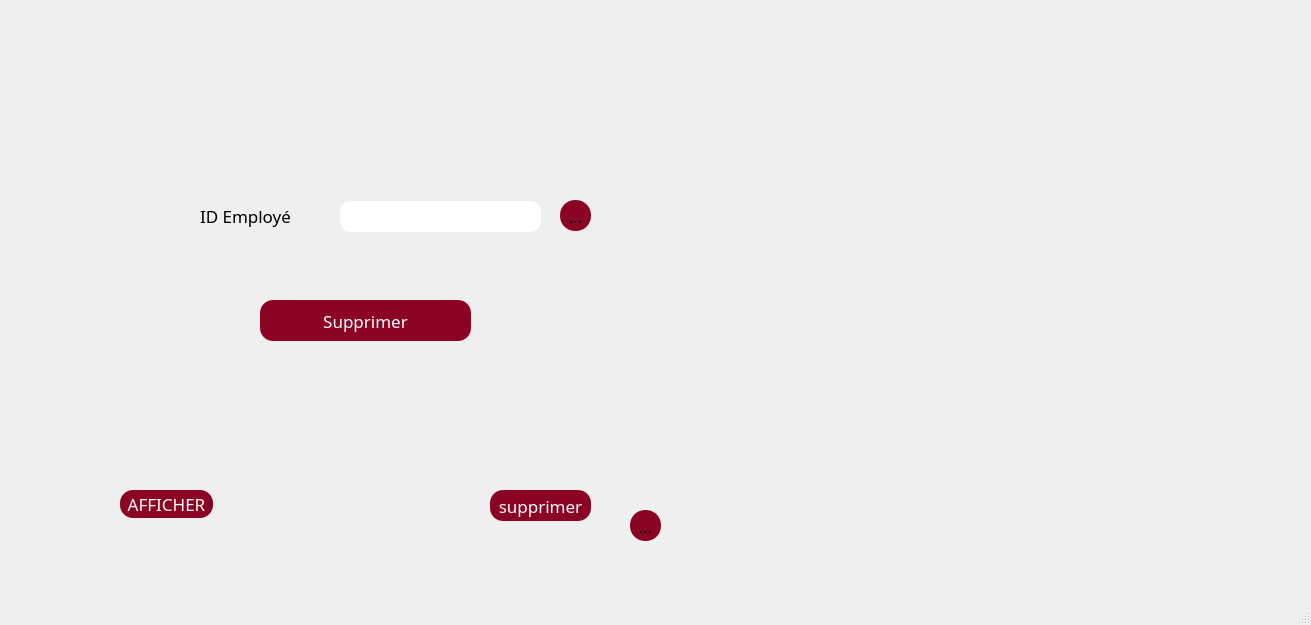
<?xml version="1.0" encoding="UTF-8"?>
<ui version="4.0">
 <class>MainWindow</class>
 <widget class="QMainWindow" name="MainWindow">
  <property name="geometry">
   <rect>
    <x>0</x>
    <y>0</y>
    <width>1311</width>
    <height>625</height>
   </rect>
  </property>
  <property name="windowTitle">
   <string>MainWindow</string>
  </property>
  <property name="styleSheet">
   <string notr="true">QtabWidget{
border-radius:30px;
border-color:rgb(0, 0, 0)
}
*{
font-family:century gothic;
font-size:17px;
}
QLineEdit
{
border-radius:11px;
border-color:rgb(0, 0, 0);

}
QPushButton
{
background:rgb(139, 4, 35);
border-radius:13px;
color:rgb(255, 255, 255);
}
QPushButton:hover
{
background:rgb(216, 5, 37);
border-radius:13px;
color:rgb(255, 255, 255);
}

QToolButton{
background:rgb(139, 4, 35);
border-radius:15px;
}
QToolButton:hover{
background:rgb(216, 5, 37);
border-radius:15px;
}
</string>
  </property>
  <widget class="QWidget" name="centralwidget">
   <widget class="QStackedWidget" name="stackedWidget">
    <property name="enabled">
     <bool>true</bool>
    </property>
    <property name="geometry">
     <rect>
      <x>110</x>
      <y>70</y>
      <width>1071</width>
      <height>421</height>
     </rect>
    </property>
    <property name="styleSheet">
     <string notr="true"/>
    </property>
    <property name="currentIndex">
     <number>4</number>
    </property>
    <widget class="QWidget" name="stackedWidgetPage1">
     <widget class="QLabel" name="label">
      <property name="geometry">
       <rect>
        <x>90</x>
        <y>40</y>
        <width>151</width>
        <height>31</height>
       </rect>
      </property>
      <property name="text">
       <string>ID_ACTIVITE</string>
      </property>
     </widget>
     <widget class="QLabel" name="label_2">
      <property name="geometry">
       <rect>
        <x>90</x>
        <y>90</y>
        <width>56</width>
        <height>31</height>
       </rect>
      </property>
      <property name="text">
       <string>Titre</string>
      </property>
     </widget>
     <widget class="QLabel" name="label_3">
      <property name="geometry">
       <rect>
        <x>90</x>
        <y>140</y>
        <width>131</width>
        <height>31</height>
       </rect>
      </property>
      <property name="text">
       <string>Date_activite</string>
      </property>
     </widget>
     <widget class="QLabel" name="label_4">
      <property name="geometry">
       <rect>
        <x>90</x>
        <y>190</y>
        <width>151</width>
        <height>31</height>
       </rect>
      </property>
      <property name="text">
       <string>localisation</string>
      </property>
     </widget>
     <widget class="QLabel" name="label_5">
      <property name="geometry">
       <rect>
        <x>90</x>
        <y>240</y>
        <width>111</width>
        <height>31</height>
       </rect>
      </property>
      <property name="text">
       <string>type_activite</string>
      </property>
     </widget>
     <widget class="QLineEdit" name="LE_ID">
      <property name="geometry">
       <rect>
        <x>230</x>
        <y>41</y>
        <width>201</width>
        <height>31</height>
       </rect>
      </property>
     </widget>
     <widget class="QLineEdit" name="LE_TITRE">
      <property name="geometry">
       <rect>
        <x>230</x>
        <y>91</y>
        <width>201</width>
        <height>31</height>
       </rect>
      </property>
     </widget>
     <widget class="QLineEdit" name="LE_DATE">
      <property name="geometry">
       <rect>
        <x>230</x>
        <y>141</y>
        <width>201</width>
        <height>31</height>
       </rect>
      </property>
     </widget>
     <widget class="QLineEdit" name="LE_LOCALISATION">
      <property name="geometry">
       <rect>
        <x>230</x>
        <y>191</y>
        <width>201</width>
        <height>31</height>
       </rect>
      </property>
     </widget>
     <widget class="QLineEdit" name="LE_TYPE">
      <property name="geometry">
       <rect>
        <x>230</x>
        <y>241</y>
        <width>201</width>
        <height>31</height>
       </rect>
      </property>
     </widget>
     <widget class="QPushButton" name="ajouteractivite">
      <property name="geometry">
       <rect>
        <x>150</x>
        <y>310</y>
        <width>211</width>
        <height>41</height>
       </rect>
      </property>
      <property name="text">
       <string>Ajouter</string>
      </property>
     </widget>
    </widget>
    <widget class="QWidget" name="page">
     <widget class="QPushButton" name="ajouter_empl">
      <property name="geometry">
       <rect>
        <x>220</x>
        <y>110</y>
        <width>141</width>
        <height>41</height>
       </rect>
      </property>
      <property name="text">
       <string>Ajouter</string>
      </property>
     </widget>
     <widget class="QPushButton" name="affiche_emp">
      <property name="geometry">
       <rect>
        <x>220</x>
        <y>180</y>
        <width>141</width>
        <height>41</height>
       </rect>
      </property>
      <property name="text">
       <string>Afficher</string>
      </property>
     </widget>
     <widget class="QPushButton" name="modifier_emp">
      <property name="geometry">
       <rect>
        <x>220</x>
        <y>250</y>
        <width>141</width>
        <height>41</height>
       </rect>
      </property>
      <property name="text">
       <string>Modifier</string>
      </property>
     </widget>
     <widget class="QPushButton" name="supprimer_emp">
      <property name="geometry">
       <rect>
        <x>220</x>
        <y>320</y>
        <width>141</width>
        <height>41</height>
       </rect>
      </property>
      <property name="text">
       <string>Supprimer</string>
      </property>
     </widget>
    </widget>
    <widget class="QWidget" name="stackedWidgetPage2">
     <widget class="QToolButton" name="toolButton_2">
      <property name="geometry">
       <rect>
        <x>200</x>
        <y>20</y>
        <width>31</width>
        <height>31</height>
       </rect>
      </property>
      <property name="text">
       <string>...</string>
      </property>
      <property name="icon">
       <iconset>
        <normaloff>../../../Downloads/téléchargé (1)_preview_rev_1.png</normaloff>../../../Downloads/téléchargé (1)_preview_rev_1.png</iconset>
      </property>
     </widget>
     <widget class="QLineEdit" name="lineEdit_12">
      <property name="geometry">
       <rect>
        <x>30</x>
        <y>20</y>
        <width>191</width>
        <height>31</height>
       </rect>
      </property>
      <property name="placeholderText">
       <string> Recherche...</string>
      </property>
     </widget>
     <widget class="QTableView" name="table_activite">
      <property name="geometry">
       <rect>
        <x>30</x>
        <y>80</y>
        <width>991</width>
        <height>281</height>
       </rect>
      </property>
     </widget>
     <widget class="QToolButton" name="toolButton_3">
      <property name="geometry">
       <rect>
        <x>490</x>
        <y>20</y>
        <width>31</width>
        <height>31</height>
       </rect>
      </property>
      <property name="text">
       <string>...</string>
      </property>
      <property name="icon">
       <iconset>
        <normaloff>../../../Downloads/icon-pdf-white.png</normaloff>../../../Downloads/icon-pdf-white.png</iconset>
      </property>
      <property name="iconSize">
       <size>
        <width>20</width>
        <height>20</height>
       </size>
      </property>
     </widget>
     <zorder>lineEdit_12</zorder>
     <zorder>toolButton_2</zorder>
     <zorder>table_activite</zorder>
     <zorder>toolButton_3</zorder>
    </widget>
    <widget class="QWidget" name="stackedWidgetPage3">
     <widget class="QPushButton" name="modifier_employer">
      <property name="geometry">
       <rect>
        <x>150</x>
        <y>310</y>
        <width>211</width>
        <height>41</height>
       </rect>
      </property>
      <property name="text">
       <string>Modifier</string>
      </property>
     </widget>
     <widget class="QLabel" name="label_7">
      <property name="geometry">
       <rect>
        <x>90</x>
        <y>190</y>
        <width>151</width>
        <height>31</height>
       </rect>
      </property>
      <property name="text">
       <string>Localisation</string>
      </property>
     </widget>
     <widget class="QLineEdit" name="lineEdit_spec_modif">
      <property name="geometry">
       <rect>
        <x>230</x>
        <y>191</y>
        <width>201</width>
        <height>31</height>
       </rect>
      </property>
     </widget>
     <widget class="QLabel" name="label_8">
      <property name="geometry">
       <rect>
        <x>90</x>
        <y>90</y>
        <width>56</width>
        <height>31</height>
       </rect>
      </property>
      <property name="text">
       <string>Titre</string>
      </property>
     </widget>
     <widget class="QLabel" name="label_9">
      <property name="geometry">
       <rect>
        <x>90</x>
        <y>140</y>
        <width>131</width>
        <height>31</height>
       </rect>
      </property>
      <property name="text">
       <string>Date_activite</string>
      </property>
     </widget>
     <widget class="QLineEdit" name="lineEdit_prenom_modif">
      <property name="geometry">
       <rect>
        <x>230</x>
        <y>141</y>
        <width>201</width>
        <height>31</height>
       </rect>
      </property>
     </widget>
     <widget class="QLineEdit" name="lineEdit_nom_modif">
      <property name="geometry">
       <rect>
        <x>230</x>
        <y>91</y>
        <width>201</width>
        <height>31</height>
       </rect>
      </property>
     </widget>
     <widget class="QLineEdit" name="lineEdit_mail_modif">
      <property name="geometry">
       <rect>
        <x>230</x>
        <y>241</y>
        <width>201</width>
        <height>31</height>
       </rect>
      </property>
     </widget>
     <widget class="QLabel" name="label_10">
      <property name="geometry">
       <rect>
        <x>90</x>
        <y>40</y>
        <width>151</width>
        <height>31</height>
       </rect>
      </property>
      <property name="text">
       <string>ID_ACTIVITE</string>
      </property>
     </widget>
     <widget class="QLineEdit" name="lineEdit_id_modif">
      <property name="geometry">
       <rect>
        <x>230</x>
        <y>41</y>
        <width>201</width>
        <height>31</height>
       </rect>
      </property>
     </widget>
     <widget class="QLabel" name="label_11">
      <property name="geometry">
       <rect>
        <x>90</x>
        <y>240</y>
        <width>56</width>
        <height>31</height>
       </rect>
      </property>
      <property name="text">
       <string>Mail</string>
      </property>
     </widget>
    </widget>
    <widget class="QWidget" name="stackedWidgetPage4">
     <widget class="QPushButton" name="supprimer_employe">
      <property name="geometry">
       <rect>
        <x>150</x>
        <y>230</y>
        <width>211</width>
        <height>41</height>
       </rect>
      </property>
      <property name="text">
       <string>Supprimer</string>
      </property>
     </widget>
     <widget class="QLabel" name="label_6">
      <property name="geometry">
       <rect>
        <x>90</x>
        <y>130</y>
        <width>151</width>
        <height>31</height>
       </rect>
      </property>
      <property name="text">
       <string>ID Employé</string>
      </property>
     </widget>
     <widget class="QLineEdit" name="lineEdit_supprimer_emp">
      <property name="geometry">
       <rect>
        <x>230</x>
        <y>131</y>
        <width>201</width>
        <height>31</height>
       </rect>
      </property>
     </widget>
     <widget class="QToolButton" name="toolButton">
      <property name="geometry">
       <rect>
        <x>450</x>
        <y>130</y>
        <width>31</width>
        <height>31</height>
       </rect>
      </property>
      <property name="text">
       <string>...</string>
      </property>
      <property name="icon">
       <iconset>
        <normaloff>../../../Downloads/téléchargé (1)_preview_rev_1.png</normaloff>../../../Downloads/téléchargé (1)_preview_rev_1.png</iconset>
      </property>
     </widget>
    </widget>
   </widget>
   <widget class="QToolButton" name="return_2">
    <property name="geometry">
     <rect>
      <x>630</x>
      <y>510</y>
      <width>31</width>
      <height>31</height>
     </rect>
    </property>
    <property name="text">
     <string>...</string>
    </property>
    <property name="icon">
     <iconset>
      <normaloff>../../../Downloads/seta-small-direita-branca-300x258.png</normaloff>../../../Downloads/seta-small-direita-branca-300x258.png</iconset>
    </property>
    <property name="iconSize">
     <size>
      <width>27</width>
      <height>27</height>
     </size>
    </property>
   </widget>
   <widget class="QPushButton" name="pushButton">
    <property name="geometry">
     <rect>
      <x>120</x>
      <y>490</y>
      <width>93</width>
      <height>28</height>
     </rect>
    </property>
    <property name="text">
     <string>AFFICHER</string>
    </property>
   </widget>
   <widget class="QPushButton" name="pushButton_2">
    <property name="geometry">
     <rect>
      <x>490</x>
      <y>490</y>
      <width>101</width>
      <height>31</height>
     </rect>
    </property>
    <property name="text">
     <string>supprimer</string>
    </property>
   </widget>
  </widget>
  <widget class="QMenuBar" name="menubar">
   <property name="geometry">
    <rect>
     <x>0</x>
     <y>0</y>
     <width>1311</width>
     <height>27</height>
    </rect>
   </property>
  </widget>
  <widget class="QStatusBar" name="statusbar"/>
 </widget>
 <resources/>
 <connections/>
</ui>
